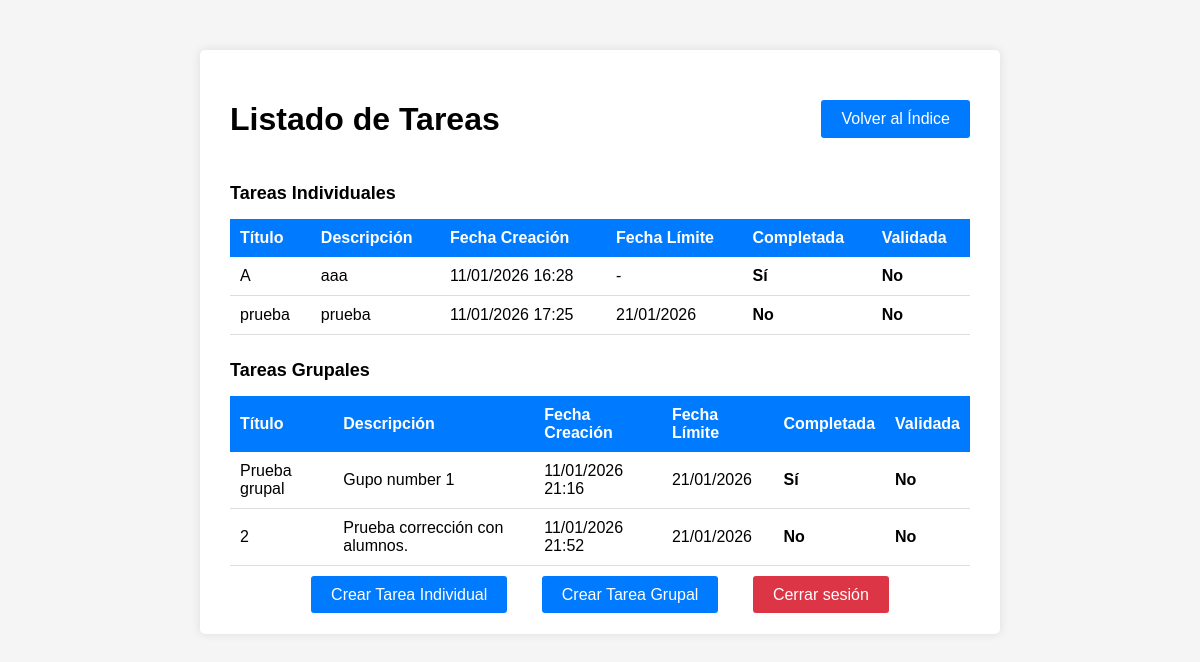
Before: /tareas/ (signed in) with the older database file.
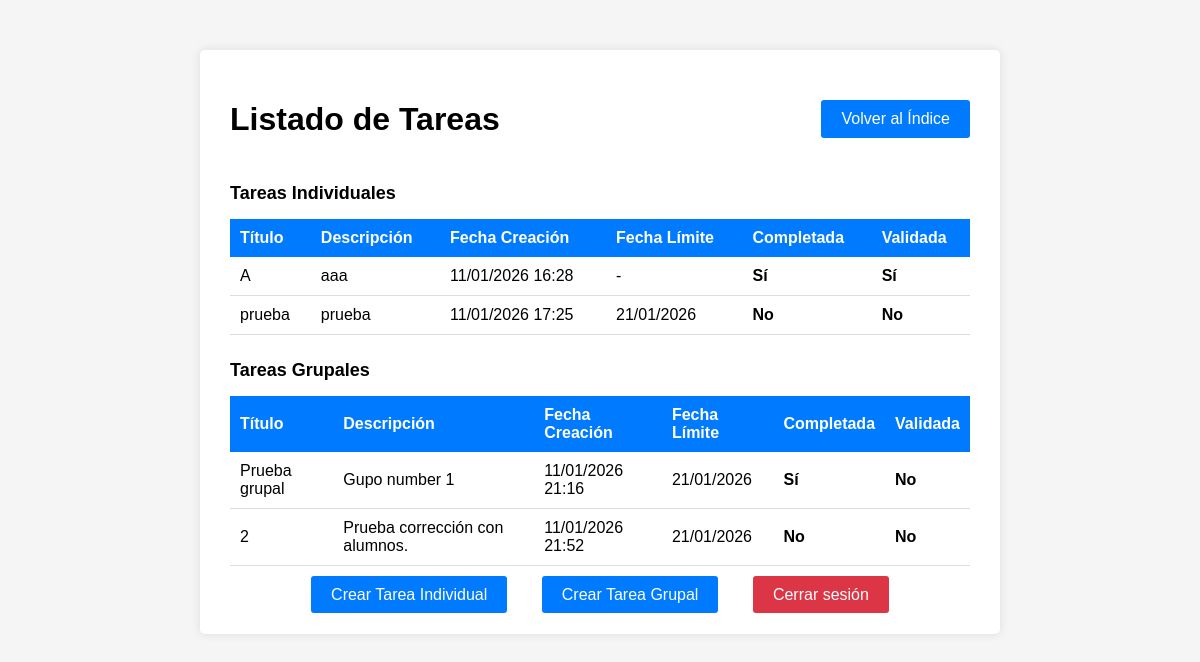
After: the same page with the newer database file.
### Aplicaciones/models.py (models this page shows, shortened)
class Tarea(models.Model):
    TIPO_CHOICES = (
        ('INDIVIDUAL', 'Individual'),
        ('GRUPAL', 'Grupal'),
        ('EVALUABLE', 'Evaluable'),
    )
    titulo = models.CharField(max_length=200)
    descripcion = models.TextField()
    tipo = models.CharField(max_length=20, choices=TIPO_CHOICES)
    evaluacion = models.BooleanField(default=False)
    validada = models.BooleanField(default=False)
    profesor_validar = models.ForeignKey(Usuario, on_delete=models.SET_NULL, null=True, blank=True, related_name='tareas_validadas')
    completada = models.BooleanField(default=False)
    crear = models.ForeignKey(Usuario, on_delete=models.CASCADE, related_name='tareas_creadas', null=True, blank=True)
    fecha_creacion = models.DateTimeField(auto_now_add=True, null=True, blank=True)
    fecha_final = models.DateField(null=True, blank=True)
    alumnos_participantes = models.ManyToManyField(Usuario, related_name='tareas_participante', blank=True, limit_choices_to={'rol': 'ALUMNO'})

### Aplicaciones/views.py (the view)
# urls.py: path('tareas/', views.lista_tareas, name='lista_tareas'),
@login_required
def lista_tareas(request):
    tareas_individual = Tarea.objects.filter(tipo='INDIVIDUAL')
    tareas_grupal = Tarea.objects.filter(tipo='GRUPAL')
    return render(request, 'Aplicaciones/lista_tareas.html', {
        'tareas_individual': tareas_individual,
        'tareas_grupal': tareas_grupal
    })

### Aplicaciones/templates/Aplicaciones/lista_tareas.html (shortened to what this page needs)
<!DOCTYPE html>
<html>
<head>
</head>
<body>
    <div class="container">
        <div class="header">
            <h1>Listado de Tareas</h1>
            <a href="{% url 'indice' %}" class="btn">Volver al Índice</a>
        </div>
        <h2>Tareas Individuales</h2>
        <table>
            <thead>
                <tr>
                    <th>Título</th>
                    <th>Descripción</th>
                    <th>Fecha Creación</th>
                    <th>Fecha Límite</th>
                    <th>Completada</th>
                    <th>Validada</th>
                </tr>
            </thead>
            <tbody>
                {% for tarea in tareas_individual %}
                <tr>
                    <td>{{ tarea.titulo }}</td>
                    <td>{{ tarea.descripcion|truncatewords:10 }}</td>
                    <td>{{ tarea.fecha_creacion|date:"d/m/Y H:i"|default:"-" }}</td>
                    <td>{{ tarea.fecha_final|date:"d/m/Y"|default:"-" }}</td>
                    <td>{% if tarea.completada %}<b>Sí</b>{% else %}<b>No</b>{% endif %}</td>
                    <td>{% if tarea.validada %}<b>Sí</b>{% else %}<b>No</b>{% endif %}</td>
                </tr>
                {% empty %}
                <tr>
                    <td colspan="6" class="no-data">No hay tareas individuales</td>
                </tr>
                {% endfor %}
            </tbody>
        </table>
        <h2>Tareas Grupales</h2>
        <table>
            <thead>
                <tr>
                    <th>Título</th>
                    <th>Descripción</th>
                    <th>Fecha Creación</th>
                    <th>Fecha Límite</th>
                    <th>Completada</th>
                    <th>Validada</th>
                </tr>
            </thead>
            <tbody>
                {% for tarea in tareas_grupal %}
                <tr>
                    <td>{{ tarea.titulo }}</td>
                    <td>{{ tarea.descripcion|truncatewords:10 }}</td>
                    <td>{{ tarea.fecha_creacion|date:"d/m/Y H:i"|default:"-" }}</td>
                    <td>{{ tarea.fecha_final|date:"d/m/Y"|default:"-" }}</td>
                    <td>{% if tarea.completada %}<b>Sí</b>{% else %}<b>No</b>{% endif %}</td>
                    <td>{% if tarea.validada %}<b>Sí</b>{% else %}<b>No</b>{% endif %}</td>
                </tr>
                {% empty %}
                <tr>
                    <td colspan="6" class="no-data">No hay tareas grupales</td>
                </tr>
                {% endfor %}
            </tbody>
        </table>
        <div class="links">
            <a href="{% url 'crear_tarea_individual' %}" class="btn">Crear Tarea Individual</a>
            <a href="{% url 'crear_tarea_grupal' %}" class="btn">Crear Tarea Grupal</a>
            <a href="{% url 'logout' %}" class="btn" style="background: #dc3545;">Cerrar sesión</a>
        </div>
    </div>
</body>
</html>

Changed rows visible on the page:
changed Tarea "aaa": validada "No" → "Sí"
